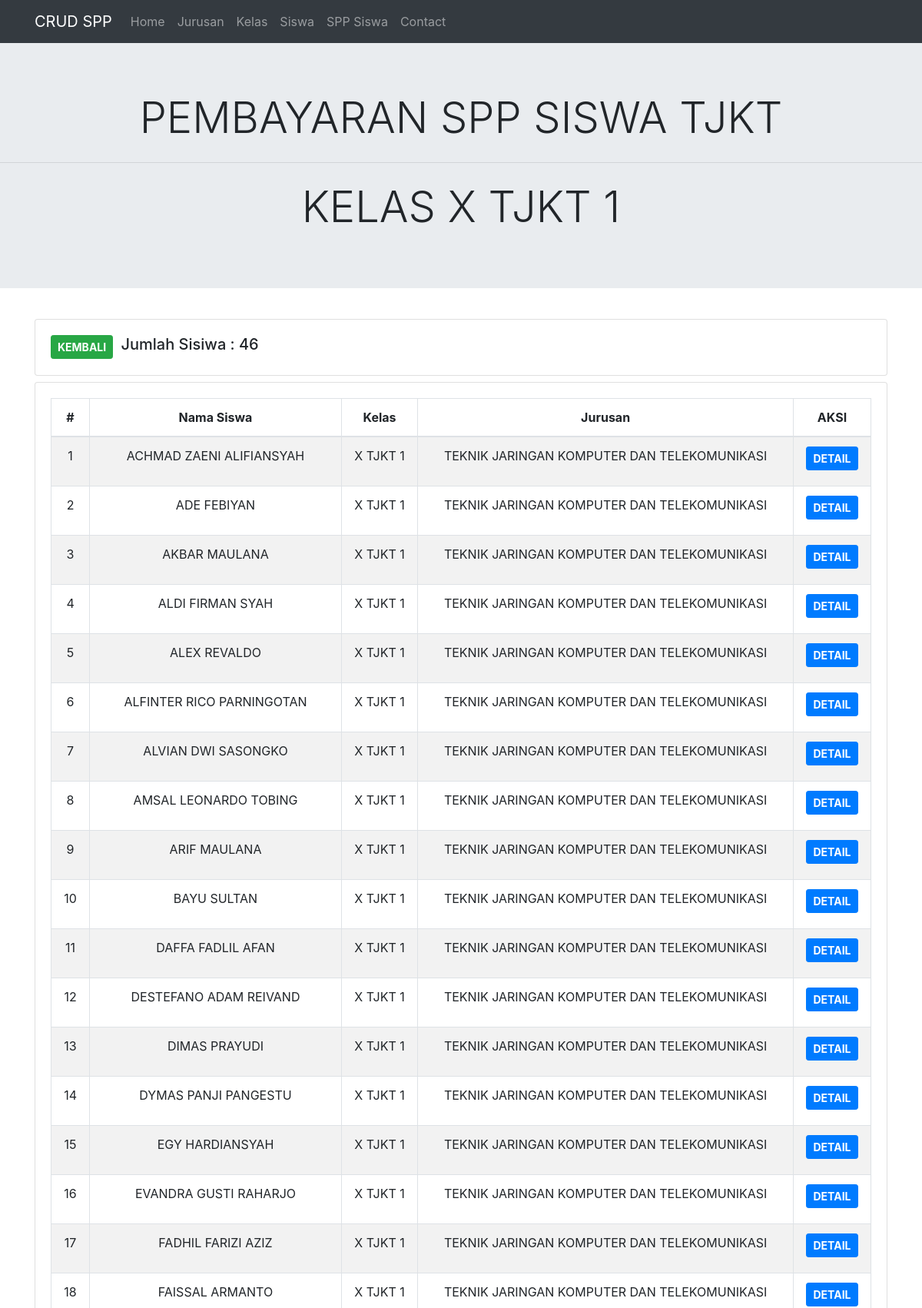
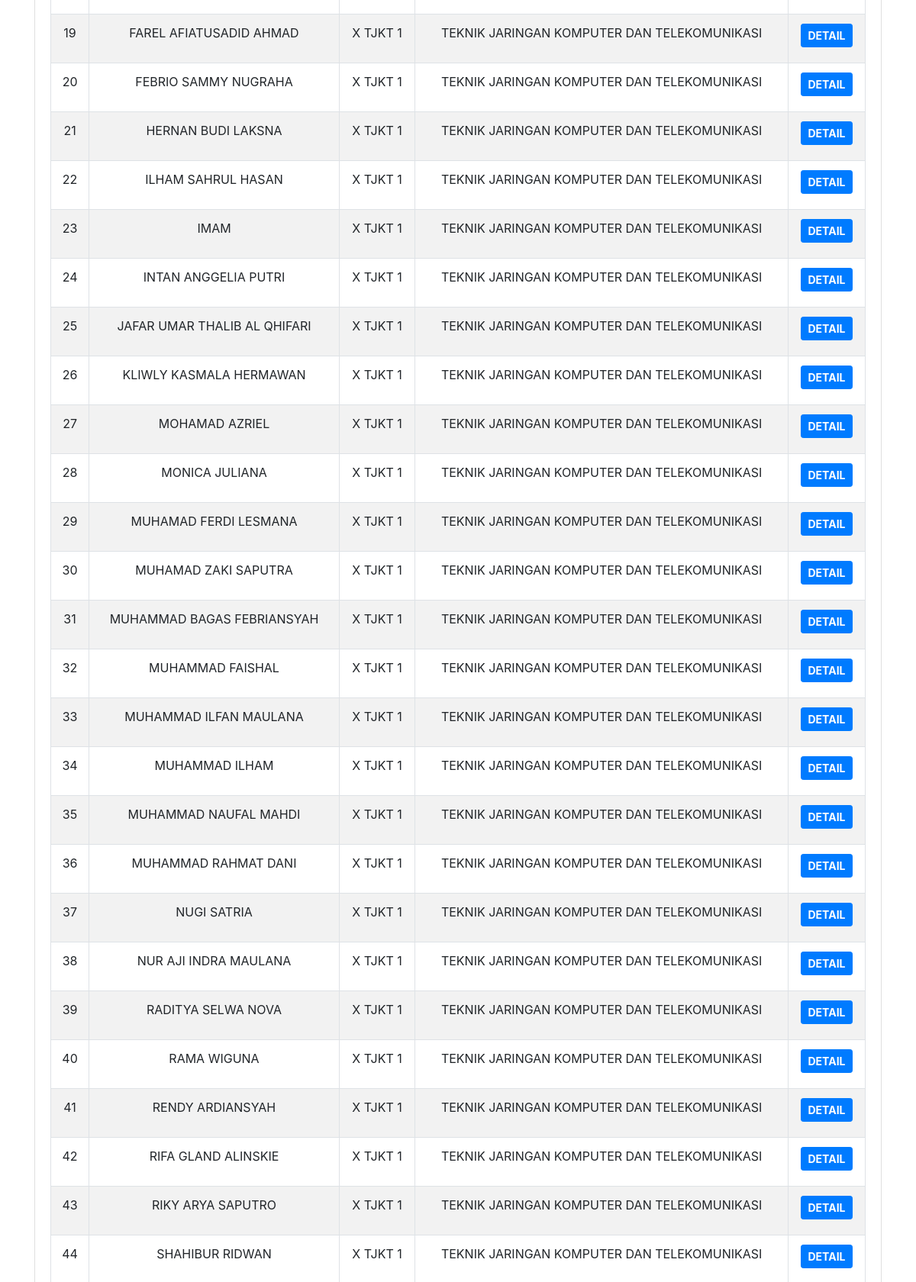
The page /Pembayaran_spp/detail_siswa/1007666 (upper part) on the database its author committed (2 pictures, top to bottom).
### tables this page shows
CREATE TABLE `a_siswa` (
  `id` int(11) NOT NULL,
  `nama_siswa` varchar(512) NOT NULL,
  `kelas` varchar(16) NOT NULL,
  `jurusan` varchar(8) NOT NULL,
  `username` varchar(128) NOT NULL,
  `password` varchar(128) NOT NULL,
  `level` varchar(16) NOT NULL,
  `status` varchar(16) NOT NULL
);

CREATE TABLE `a_kelas` (
  `id` int(11) NOT NULL,
  `kode` varchar(8) NOT NULL,
  `kelas` varchar(128) NOT NULL
);

CREATE TABLE `a_jurusan` (
  `id` int(11) NOT NULL,
  `kode` varchar(8) NOT NULL,
  `jurusan` varchar(128) NOT NULL
);

### application/controllers/Pembayaran_spp.php (called while the page is built, shortened)
<?php
class Pembayaran_spp extends CI_Controller
{
    public function detail_siswa($id_kelas)
    {
        $isi['header'] = $this->Model_siswa->header_dataSiswa($id_kelas);
        $isi['siswa'] = $this->Model_siswa->dataSiswa($id_kelas);
        $this->load->view('templates/header');
        $this->load->view('templates/navbar');
        $this->load->view('tampilan_detail_spp', $isi);
        $this->load->view('templates/footer');
    }
}

### index.php (called while the page is built, shortened)
<?php
require_once BASEPATH.'core/CodeIgniter.php';

### application/models/Model_siswa.php (called while the page is built, shortened)
<?php
class Model_siswa extends CI_Model
{
    public function header_dataSiswa($id_kelas)
    {
        $sql = "SELECT a_kelas.id,a_siswa.id AS id_siswa,a_siswa.nama_siswa,a_kelas.kelas,a_jurusan.jurusan,COUNT(*) AS jumlah_siswa FROM `a_siswa`
INNER JOIN a_kelas
ON a_siswa.kelas=a_kelas.id
INNER JOIN a_jurusan
ON a_kelas.kode=a_jurusan.kode
WHERE a_kelas.id='$id_kelas'
GROUP BY a_kelas.id;";
        $query = $this->db->query($sql);
        return $query->row_array();
    }
    public function dataSiswa($id_kelas)
    {
        $sql = "SELECT a_kelas.id,a_siswa.id AS id_siswa,a_siswa.nama_siswa,a_kelas.kelas,a_jurusan.jurusan FROM `a_siswa`
INNER JOIN a_kelas
ON a_siswa.kelas=a_kelas.id
INNER JOIN a_jurusan
ON a_kelas.kode=a_jurusan.kode
WHERE a_kelas.id='$id_kelas';";
        $query = $this->db->query($sql);
        return $query->result_array();
    }
}

### application/views/tampilan_detail_spp.php (the view)
<div class="jumbotron jumbotron-fluid text-center text-uppercase">
    <h3 class="display-4">PEMBAYARAN SPP SISWA TJKT</h3>
    <hr class="my-4">
    <h3 class="display-4">KELAS <?= $header['kelas'] ?></h3>
</div>
<div class="container">
    <div class="row">
        <div class="col-md mt-2">
            <div class="card">
                <div class="card-body">
                    <div class="row">
                        <div class="col-md-1">
                            <a class="btn btn-success btn-sm text-uppercase font-weight-bold text-white" href="<?= base_url() ?>Pembayaran_spp"> kembali</a>
                        </div>
                        <div class="col-md-11">
                            <h5>Jumlah Sisiwa : <?= $header['jumlah_siswa'] ?></h5>
                        </div>
                    </div>
                </div>
            </div>
        </div>
    </div>
    <div class="row mt-2">
        <div class="col-md">
            <div class="card">
                <div class="card-body">
                    <div class="table-responsive">
                        <table class="table table-striped table-bordered" id="dataTable" width="100%" cellspacing="0">
                            <thead>
                                <tr class="text-center">
                                    <th scope="col">#</th>
                                    <th scope="col">Nama Siswa</th>
                                    <th scope="col">Kelas</th>
                                    <th scope="col">Jurusan</th>
                                    <th scope="col">AKSI</th>
                                </tr>
                            </thead>
                            <tbody>
                                <tr>
                                    <?php
                                    $no = 1;
                                    foreach ($siswa as $row) {
                                    ?>
                                        <td class="text-center"><?php echo $no++; ?></td>
                                        <td class="text-center text-uppercase"><?= $row['nama_siswa'] ?></td>
                                        <td class="text-center"><?= $row['kelas'] ?></td>
                                        <td class="text-center"><?= $row['jurusan'] ?></td>
                                        <td>
                                            <h5 class="text-center">
                                                <a class="btn btn-primary btn-sm text-uppercase font-weight-bold" href="<?= base_url() ?>Pembayaran_spp/detail_siswa_spp/<?= $row['id_siswa'] ?>">Detail</a>
                                            </h5>
                                        </td>
                                </tr>
                            <?php } ?>
                            </tbody>
                        </table>
                    </div>
                </div>
            </div>
        </div>
    </div>
</div>

### rows shown on the page
a_siswa: a_kelas.kelas "X TJKT 1", nama_siswa "ACHMAD ZAENI ALIFIANSYAH", a_jurusan.jurusan "TEKNIK JARINGAN KOMPUTER DAN TELEKOMUNIKASI"
a_siswa: nama_siswa "ADE FEBIYAN", a_kelas.kelas "X TJKT 1", a_jurusan.jurusan "TEKNIK JARINGAN KOMPUTER DAN TELEKOMUNIKASI"
a_siswa: nama_siswa "AKBAR MAULANA", a_kelas.kelas "X TJKT 1", a_jurusan.jurusan "TEKNIK JARINGAN KOMPUTER DAN TELEKOMUNIKASI"
a_siswa: nama_siswa "ALDI FIRMAN SYAH", a_kelas.kelas "X TJKT 1", a_jurusan.jurusan "TEKNIK JARINGAN KOMPUTER DAN TELEKOMUNIKASI"
a_siswa: nama_siswa "ALEX REVALDO", a_kelas.kelas "X TJKT 1", a_jurusan.jurusan "TEKNIK JARINGAN KOMPUTER DAN TELEKOMUNIKASI"
a_siswa: nama_siswa "ALFINTER RICO PARNINGOTAN", a_kelas.kelas "X TJKT 1", a_jurusan.jurusan "TEKNIK JARINGAN KOMPUTER DAN TELEKOMUNIKASI"
a_siswa: nama_siswa "ALVIAN DWI SASONGKO", a_kelas.kelas "X TJKT 1", a_jurusan.jurusan "TEKNIK JARINGAN KOMPUTER DAN TELEKOMUNIKASI"
a_siswa: nama_siswa "AMSAL LEONARDO TOBING", a_kelas.kelas "X TJKT 1", a_jurusan.jurusan "TEKNIK JARINGAN KOMPUTER DAN TELEKOMUNIKASI"
a_siswa: nama_siswa "ARIF MAULANA", a_kelas.kelas "X TJKT 1", a_jurusan.jurusan "TEKNIK JARINGAN KOMPUTER DAN TELEKOMUNIKASI"
a_siswa: nama_siswa "BAYU SULTAN", a_kelas.kelas "X TJKT 1", a_jurusan.jurusan "TEKNIK JARINGAN KOMPUTER DAN TELEKOMUNIKASI"
a_siswa: nama_siswa "DAFFA FADLIL AFAN", a_kelas.kelas "X TJKT 1", a_jurusan.jurusan "TEKNIK JARINGAN KOMPUTER DAN TELEKOMUNIKASI"
a_siswa: nama_siswa "DESTEFANO ADAM REIVAND", a_kelas.kelas "X TJKT 1", a_jurusan.jurusan "TEKNIK JARINGAN KOMPUTER DAN TELEKOMUNIKASI"
a_siswa: nama_siswa "DIMAS PRAYUDI", a_kelas.kelas "X TJKT 1", a_jurusan.jurusan "TEKNIK JARINGAN KOMPUTER DAN TELEKOMUNIKASI"
a_siswa: nama_siswa "DYMAS PANJI PANGESTU", a_kelas.kelas "X TJKT 1", a_jurusan.jurusan "TEKNIK JARINGAN KOMPUTER DAN TELEKOMUNIKASI"
a_siswa: nama_siswa "EGY HARDIANSYAH", a_kelas.kelas "X TJKT 1", a_jurusan.jurusan "TEKNIK JARINGAN KOMPUTER DAN TELEKOMUNIKASI"
a_siswa: nama_siswa "EVANDRA GUSTI RAHARJO", a_kelas.kelas "X TJKT 1", a_jurusan.jurusan "TEKNIK JARINGAN KOMPUTER DAN TELEKOMUNIKASI"
a_siswa: nama_siswa "FADHIL FARIZI AZIZ", a_kelas.kelas "X TJKT 1", a_jurusan.jurusan "TEKNIK JARINGAN KOMPUTER DAN TELEKOMUNIKASI"
a_siswa: nama_siswa "FAISSAL ARMANTO", a_kelas.kelas "X TJKT 1", a_jurusan.jurusan "TEKNIK JARINGAN KOMPUTER DAN TELEKOMUNIKASI"
a_siswa: nama_siswa "FAREL AFIATUSADID AHMAD", a_kelas.kelas "X TJKT 1", a_jurusan.jurusan "TEKNIK JARINGAN KOMPUTER DAN TELEKOMUNIKASI"
a_siswa: nama_siswa "FEBRIO SAMMY NUGRAHA", a_kelas.kelas "X TJKT 1", a_jurusan.jurusan "TEKNIK JARINGAN KOMPUTER DAN TELEKOMUNIKASI"
a_siswa: nama_siswa "HERNAN BUDI LAKSNA", a_kelas.kelas "X TJKT 1", a_jurusan.jurusan "TEKNIK JARINGAN KOMPUTER DAN TELEKOMUNIKASI"
a_siswa: nama_siswa "ILHAM SAHRUL HASAN", a_kelas.kelas "X TJKT 1", a_jurusan.jurusan "TEKNIK JARINGAN KOMPUTER DAN TELEKOMUNIKASI"
a_siswa: nama_siswa "IMAM", a_kelas.kelas "X TJKT 1", a_jurusan.jurusan "TEKNIK JARINGAN KOMPUTER DAN TELEKOMUNIKASI"
a_siswa: nama_siswa "INTAN ANGGELIA PUTRI", a_kelas.kelas "X TJKT 1", a_jurusan.jurusan "TEKNIK JARINGAN KOMPUTER DAN TELEKOMUNIKASI"
a_siswa: nama_siswa "JAFAR UMAR THALIB AL QHIFARI", a_kelas.kelas "X TJKT 1", a_jurusan.jurusan "TEKNIK JARINGAN KOMPUTER DAN TELEKOMUNIKASI"
a_siswa: nama_siswa "KLIWLY KASMALA HERMAWAN", a_kelas.kelas "X TJKT 1", a_jurusan.jurusan "TEKNIK JARINGAN KOMPUTER DAN TELEKOMUNIKASI"
a_siswa: nama_siswa "MOHAMAD AZRIEL", a_kelas.kelas "X TJKT 1", a_jurusan.jurusan "TEKNIK JARINGAN KOMPUTER DAN TELEKOMUNIKASI"
a_siswa: nama_siswa "MONICA JULIANA", a_kelas.kelas "X TJKT 1", a_jurusan.jurusan "TEKNIK JARINGAN KOMPUTER DAN TELEKOMUNIKASI"
a_siswa: nama_siswa "MUHAMAD FERDI LESMANA", a_kelas.kelas "X TJKT 1", a_jurusan.jurusan "TEKNIK JARINGAN KOMPUTER DAN TELEKOMUNIKASI"
a_siswa: nama_siswa "MUHAMAD ZAKI SAPUTRA", a_kelas.kelas "X TJKT 1", a_jurusan.jurusan "TEKNIK JARINGAN KOMPUTER DAN TELEKOMUNIKASI"
a_siswa: nama_siswa "MUHAMMAD BAGAS FEBRIANSYAH", a_kelas.kelas "X TJKT 1", a_jurusan.jurusan "TEKNIK JARINGAN KOMPUTER DAN TELEKOMUNIKASI"
a_siswa: nama_siswa "MUHAMMAD FAISHAL", a_kelas.kelas "X TJKT 1", a_jurusan.jurusan "TEKNIK JARINGAN KOMPUTER DAN TELEKOMUNIKASI"
a_siswa: nama_siswa "MUHAMMAD ILFAN MAULANA", a_kelas.kelas "X TJKT 1", a_jurusan.jurusan "TEKNIK JARINGAN KOMPUTER DAN TELEKOMUNIKASI"
a_siswa: nama_siswa "MUHAMMAD ILHAM", a_kelas.kelas "X TJKT 1", a_jurusan.jurusan "TEKNIK JARINGAN KOMPUTER DAN TELEKOMUNIKASI"
a_siswa: nama_siswa "MUHAMMAD NAUFAL MAHDI", a_kelas.kelas "X TJKT 1", a_jurusan.jurusan "TEKNIK JARINGAN KOMPUTER DAN TELEKOMUNIKASI"
a_siswa: nama_siswa "MUHAMMAD RAHMAT DANI", a_kelas.kelas "X TJKT 1", a_jurusan.jurusan "TEKNIK JARINGAN KOMPUTER DAN TELEKOMUNIKASI"
a_siswa: nama_siswa "NUGI SATRIA", a_kelas.kelas "X TJKT 1", a_jurusan.jurusan "TEKNIK JARINGAN KOMPUTER DAN TELEKOMUNIKASI"
a_siswa: nama_siswa "NUR AJI INDRA MAULANA", a_kelas.kelas "X TJKT 1", a_jurusan.jurusan "TEKNIK JARINGAN KOMPUTER DAN TELEKOMUNIKASI"
a_siswa: nama_siswa "RADITYA SELWA NOVA", a_kelas.kelas "X TJKT 1", a_jurusan.jurusan "TEKNIK JARINGAN KOMPUTER DAN TELEKOMUNIKASI"
a_siswa: nama_siswa "RAMA WIGUNA", a_kelas.kelas "X TJKT 1", a_jurusan.jurusan "TEKNIK JARINGAN KOMPUTER DAN TELEKOMUNIKASI"
a_siswa: nama_siswa "RENDY ARDIANSYAH", a_kelas.kelas "X TJKT 1", a_jurusan.jurusan "TEKNIK JARINGAN KOMPUTER DAN TELEKOMUNIKASI"
a_siswa: nama_siswa "RIFA GLAND ALINSKIE", a_kelas.kelas "X TJKT 1", a_jurusan.jurusan "TEKNIK JARINGAN KOMPUTER DAN TELEKOMUNIKASI"
a_siswa: nama_siswa "RIKY ARYA SAPUTRO", a_kelas.kelas "X TJKT 1", a_jurusan.jurusan "TEKNIK JARINGAN KOMPUTER DAN TELEKOMUNIKASI"
a_siswa: nama_siswa "SHAHIBUR RIDWAN", a_kelas.kelas "X TJKT 1", a_jurusan.jurusan "TEKNIK JARINGAN KOMPUTER DAN TELEKOMUNIKASI"

### other values the page prints
$header['jumlah_siswa'] "46"
